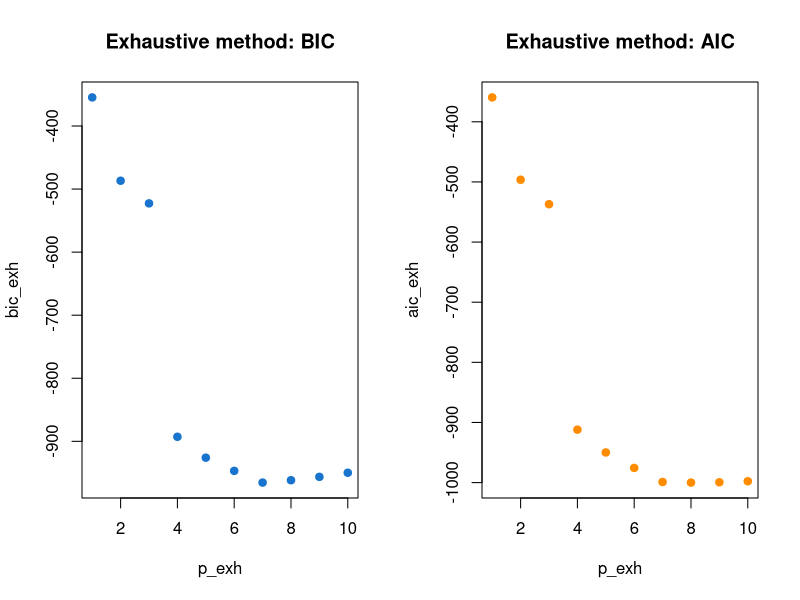
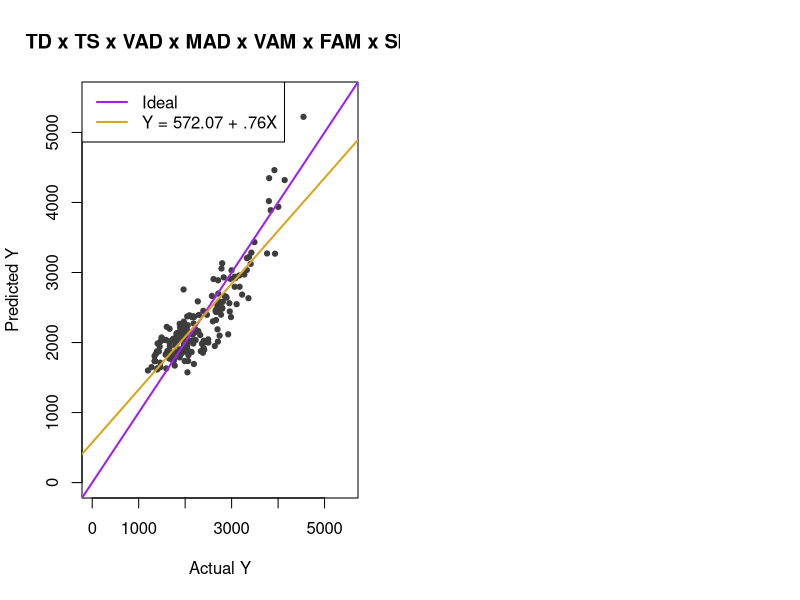
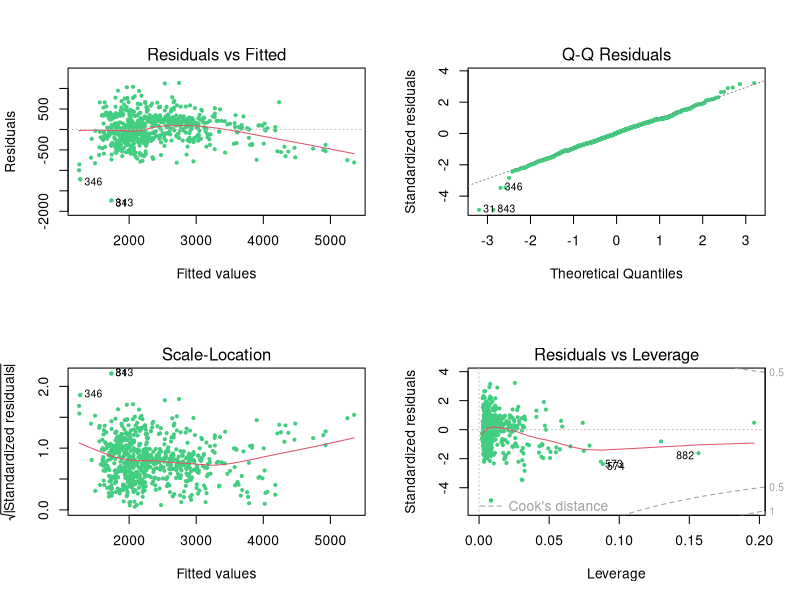

The R script that drew these images, in order:
## ---- chunk 1
knitr::opts_chunk$set(echo = TRUE)
df <- read.csv("cleaned_dataset.csv")
library(car) # For VIF
library(leaps)# For AIC and BIC
library(foreign)
library(msm)
## ---- chunk 2
set.seed(824)
dt <- sort(sample(nrow(df), nrow(df) * .8, replace = FALSE)) # Sample randomly to training and test
train <- df[dt, ]
test <- df[-dt, ]
## ---- chunk 3
df_exh <- regsubsets(Calories ~ . - Id - ActivityDate, data = train, nvmax = 10,
                        method = "exhaustive")

summary(df_exh)$outmat[7, ] # Get row 7 to see the suggested 7-predictor model.
## ---- chunk 4
bic_exh <- summary(df_exh)$bic
p_exh <- 1:10
n <- 894 # for 58 counties * 5 years
aic_exh <- bic_exh - log(n) * (p_exh) + 2 * p_exh
aic_exh <- bic_exh - log(n) * (p_exh) + 2 * p_exh
par(mfrow = c(1, 2))
plot(p_exh, bic_exh, col = "dodgerblue3", pch = 19, main = "Exhaustive method: BIC")
plot(p_exh, aic_exh, col = "darkorange", pch = 19, main = "Exhaustive method: AIC")
rbind("AIC" = aic_exh, "BIC" = bic_exh)
min("AIC" = aic_exh)
min("BIC" = bic_exh)
## ---- chunk 5
m1 <- lm(Calories ~ TotalSteps + TotalDistance + VeryActiveDistance + ModeratelyActiveDistance + VeryActiveMinutes + FairlyActiveMinutes + SedentaryMinutes, data = train)
summary(m1)
c("MSE of m1: " = anova(m1)['Residuals', 'Mean Sq'])


m2 <- lm(Calories ~ TotalSteps * TotalDistance * VeryActiveDistance * ModeratelyActiveDistance * VeryActiveMinutes * FairlyActiveMinutes * SedentaryMinutes, data = train) # Look at model with interactions now
# summary(m2)
c("MSE of m2: " = anova(m2)['Residuals', 'Mean Sq'])

## ---- chunk 6
pred1 <- predict(m1, newdata = test)
rmse <- sqrt(mean((pred1 - test$Calories)))
c(RMSE = rmse, R2 = summary(m1)$r.squared)

m3 <- lm(pred1 ~ test$Calories)

plot(test$Calories, pred1, xlim = c(0, 5500), ylim = c(0, 5500), ylab = "Predicted Y",
     xlab = "Actual Y", main = "TD x TS x VAD x MAD x VAM x FAM x SM",
     pch = 19, cex = .7, col = "grey24")
abline(a = 0, b = 1, col = "purple", lwd = 2)
abline(m3, col = "goldenrod", lwd = 2)
legend("topleft", legend = c("Ideal", "Y = 572.07 + .76X"), col = c("purple", "goldenrod"), lty = 1, lwd = 2)
## ---- chunk 7
par(mfrow = c(2, 2))
plot(m1, col = "seagreen3", pch = 19, cex = .50)
## ---- chunk 8
vif(m1)
